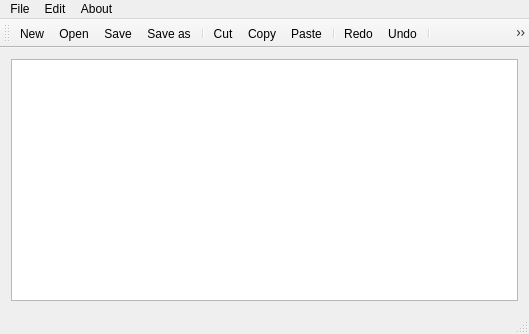
<?xml version="1.0" encoding="UTF-8"?>
<ui version="4.0">
 <class>MainWindow</class>
 <widget class="QMainWindow" name="MainWindow">
  <property name="geometry">
   <rect>
    <x>0</x>
    <y>0</y>
    <width>529</width>
    <height>334</height>
   </rect>
  </property>
  <property name="windowTitle">
   <string>TextEditor</string>
  </property>
  <property name="windowIcon">
   <iconset>
    <normaloff>img/filesave.png</normaloff>img/filesave.png</iconset>
  </property>
  <widget class="QWidget" name="centralWidget">
   <layout class="QHBoxLayout" name="horizontalLayout">
    <item>
     <widget class="QTextEdit" name="textEdit"/>
    </item>
   </layout>
  </widget>
  <widget class="QMenuBar" name="menuBar">
   <property name="geometry">
    <rect>
     <x>0</x>
     <y>0</y>
     <width>529</width>
     <height>21</height>
    </rect>
   </property>
   <widget class="QMenu" name="menuFile">
    <property name="title">
     <string>File</string>
    </property>
    <addaction name="actionNew"/>
    <addaction name="actionOpen"/>
    <addaction name="separator"/>
    <addaction name="actionSave"/>
    <addaction name="actionSave_as"/>
   </widget>
   <widget class="QMenu" name="menuEdit">
    <property name="title">
     <string>Edit</string>
    </property>
    <addaction name="actionCut"/>
    <addaction name="actionCopy"/>
    <addaction name="actionPaste"/>
    <addaction name="separator"/>
    <addaction name="actionRedo"/>
    <addaction name="actionUndo"/>
   </widget>
   <widget class="QMenu" name="menuAbout">
    <property name="title">
     <string>About</string>
    </property>
    <addaction name="actionAbout_TextEditor"/>
   </widget>
   <addaction name="menuFile"/>
   <addaction name="menuEdit"/>
   <addaction name="menuAbout"/>
  </widget>
  <widget class="QToolBar" name="mainToolBar">
   <attribute name="toolBarArea">
    <enum>TopToolBarArea</enum>
   </attribute>
   <attribute name="toolBarBreak">
    <bool>false</bool>
   </attribute>
   <addaction name="actionNew"/>
   <addaction name="actionOpen"/>
   <addaction name="actionSave"/>
   <addaction name="actionSave_as"/>
   <addaction name="separator"/>
   <addaction name="actionCut"/>
   <addaction name="actionCopy"/>
   <addaction name="actionPaste"/>
   <addaction name="separator"/>
   <addaction name="actionRedo"/>
   <addaction name="actionUndo"/>
   <addaction name="separator"/>
   <addaction name="actionAbout_TextEditor"/>
  </widget>
  <widget class="QStatusBar" name="statusBar"/>
  <action name="actionNew">
   <property name="icon">
    <iconset resource="resource.qrc">
     <normaloff>:/rec/img/filenew.png</normaloff>:/rec/img/filenew.png</iconset>
   </property>
   <property name="text">
    <string>New</string>
   </property>
  </action>
  <action name="actionOpen">
   <property name="icon">
    <iconset resource="resource.qrc">
     <normaloff>:/rec/img/fileopen.png</normaloff>:/rec/img/fileopen.png</iconset>
   </property>
   <property name="text">
    <string>Open</string>
   </property>
  </action>
  <action name="actionSave">
   <property name="icon">
    <iconset resource="resource.qrc">
     <normaloff>:/rec/img/filesave.png</normaloff>:/rec/img/filesave.png</iconset>
   </property>
   <property name="text">
    <string>Save</string>
   </property>
  </action>
  <action name="actionSave_as">
   <property name="icon">
    <iconset resource="resource.qrc">
     <normaloff>:/rec/img/filesave.png</normaloff>:/rec/img/filesave.png</iconset>
   </property>
   <property name="text">
    <string>Save as</string>
   </property>
  </action>
  <action name="actionCut">
   <property name="icon">
    <iconset resource="resource.qrc">
     <normaloff>:/rec/img/editcut.png</normaloff>:/rec/img/editcut.png</iconset>
   </property>
   <property name="text">
    <string>Cut</string>
   </property>
  </action>
  <action name="actionCopy">
   <property name="icon">
    <iconset resource="resource.qrc">
     <normaloff>:/rec/img/editcopy.png</normaloff>:/rec/img/editcopy.png</iconset>
   </property>
   <property name="text">
    <string>Copy</string>
   </property>
  </action>
  <action name="actionPaste">
   <property name="icon">
    <iconset resource="resource.qrc">
     <normaloff>:/rec/img/editpaste.png</normaloff>:/rec/img/editpaste.png</iconset>
   </property>
   <property name="text">
    <string>Paste</string>
   </property>
  </action>
  <action name="actionRedo">
   <property name="icon">
    <iconset resource="resource.qrc">
     <normaloff>:/rec/img/editredo.png</normaloff>:/rec/img/editredo.png</iconset>
   </property>
   <property name="text">
    <string>Redo</string>
   </property>
  </action>
  <action name="actionUndo">
   <property name="icon">
    <iconset resource="resource.qrc">
     <normaloff>:/rec/img/editundo.png</normaloff>:/rec/img/editundo.png</iconset>
   </property>
   <property name="text">
    <string>Undo</string>
   </property>
  </action>
  <action name="actionAbout_TextEditor">
   <property name="icon">
    <iconset resource="resource.qrc">
     <normaloff>:/rec/img/Info.png</normaloff>:/rec/img/Info.png</iconset>
   </property>
   <property name="text">
    <string>About TextEditor</string>
   </property>
  </action>
 </widget>
 <layoutdefault spacing="6" margin="11"/>
 <resources>
  <include location="resource.qrc"/>
 </resources>
 <connections/>
</ui>
